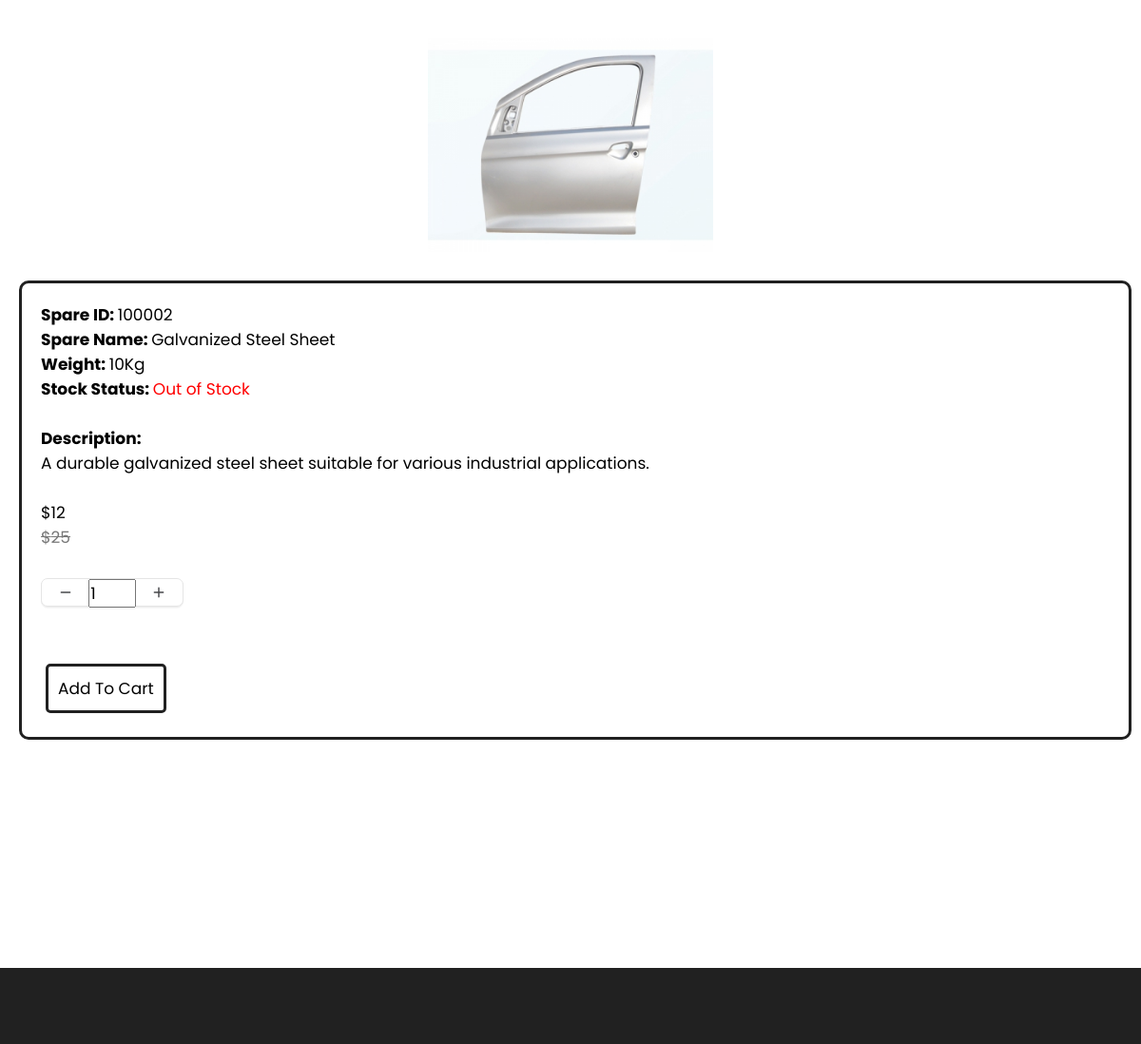
Screenshot of /dealer/product_Detail.php?sparePartNum=100002 with the database file from the repository.
### tables this page shows
CREATE TABLE IF NOT EXISTS `sparepart` (
  `sparePartNum` mediumint NOT NULL,
  `sparePartName` varchar(50) NOT NULL,
  `sparePartDescription` varchar(255) NOT NULL,
  `stockItemQty` smallint NOT NULL,
  `weight` float NOT NULL,
  `price` float NOT NULL,
  `discountPrice` float DEFAULT NULL,
  `sparePartImage` varchar(150) DEFAULT NULL,
  PRIMARY KEY (`sparePartNum`)
);

### dealer/product_Detail.php (the view, shortened to what this page needs)
<?php
require_once('../db/connet.php');
?>
<!DOCTYPE html>
<html lang="en">
<head>
    <link rel="stylesheet" href="./assets/css/style-prefix.css" />
    <link rel="stylesheet" href="assets\css\style-productDetail.css" />
</head>
<body>
    <main>
        <div class="productDetail-container">
            <?php
      $sparePartNum = $_GET["sparePartNum"];
      $sql = "SELECT * FROM sparePart WHERE sparePartNum = " . $sparePartNum;
      $result = $conn->query($sql);
      if ($result->num_rows > 0) {
        $row = $result->fetch_assoc();
        echo '<div class="container">
          <div class="product-box">
            <div class="product">
              <a href="#" class="product-img-box">
                <img
                  src="' . $row["sparePartImage"] . '"
                  alt="product-img-box"
                  width="300"
                  class="product-img"
                />
              </a>';
                  if ($row["stockItemQty"] >= 100) {
                    $stockItemStatus = "In Stock";
                    echo '<style>#stockItemStatus{color:green;}
                      </style>';
                  } else {
                    $stockItemStatus = "Out of Stock";
                  };
                  echo '
                    <div class="product-content">
                    <label id="bold" >Spare ID:  </label><span class="product-title" id="sparePartNum">' . $row["sparePartNum"] . '</span><br>
                    <label id="bold" >Spare Name:  </label><span class="product-title" id="sparePartName">' . $row["sparePartName"] . '</span><br>
                    <label id="bold" >Weight:  </label><span class="product-title" id="weight">' . $row["weight"] . 'Kg </span><br>
                    <label id="bold" >Stock Status:  </label><span class="product-title" id="stockItemStatus">' . $stockItemStatus . '</span><br>
                    <br>
                    <label id="bold" >Description:</label>
                    <p class="product-description">
                      ' . $row["sparePartDescription"] . '
                    <br><br><div class="price-box">';
                  if ($row["discountPrice"] == null) {
                    $price = $row["price"];
                    echo '<div class="price-box">
                                  <p class="price" id="price">$' . $price . '</p>';
                  } else {
                    $price = $row["discountPrice"];
                    $delPrice = $row["price"];
                    echo '<div class="price-box" >
                                  <p class="price" id="price">$' . $price . '</p>
                                  <del>$' . $delPrice . '</del>';
                  }
                  echo '</div>
                  <div class="quantity">
                    <button onclick="quantityDecrement()">
                      <svg fill="none" viewBox="0 0 24 24" height="14" width="14" xmlns="http://www.w3.org/2000/svg">
                        <path stroke-linejoin="round" stroke-linecap="round" stroke-width="2.5" stroke="#47484b" d="M20 12L4 12"></path>
                      </svg>
                    </button>
                    <input id="quantityNumber"  type="number" value="1" min="0"/>
                    <button onclick="quantityIncrement()">
                      <svg fill="none" viewBox="0 0 24 24" height="14" width="14" xmlns="http://www.w3.org/2000/svg">
                        <path stroke-linejoin="round" stroke-linecap="round" stroke-width="2.5" stroke="#47484b" d="M12 4V20M20 12H4"></path>
                      </svg>
                    </button>
                  </div>
                <button class="product-content-button" onclick="addToCart()">Add To Cart</button>
              </div>
            </div>
          </div>
        </div>';
}
?>
        </div>
    </main>
    <footer>
    </footer>
</body>
</html>

### dealer/assets/css/style-prefix.css (style rules this page uses)
:root { --spanish-gray: hsl(0, 0%, 60%); --sonic-silver: hsl(0, 0%, 47%); --eerie-black: hsl(0, 0%, 13%); --salmon-pink: hsl(353, 100%, 78%); --sandy-brown: hsl(29, 90%, 65%); --bittersweet: hsl(0, 100%, 70%); --ocean-green: hsl(152, 51%, 52%); --davys-gray: hsl(0, 0%, 33%); --cultured: hsl(0, 0%, 93%); --white: hsl(0, 100%, 100%); --onyx: hsl(0, 0%, 27%); --fs-1: 1.563rem; --fs-2: 1.375rem; --fs-3: 1.25rem; --fs-4: 1.125rem; --fs-5: 1rem; --fs-6: 0.938rem; --fs-7: 0.875rem; --fs-8: 0.813rem; --fs-9: 0.75rem; --fs-10: 0.688rem; --fs-11: 0.625rem; --weight-300: 300; --weight-400: 400; --weight-500: 500; --weight-600: 600; --weight-700: 700; --border-radius-md: 10px; --border-radius-sm: 5px; --transition-timing: 0.2s ease; }
*, *::before, *::after { user-select: none; margin: 0; padding: 0; box-sizing: border-box; }
a { text-decoration: none; }
a:link { color: var(--onyx); }
button { background: none; font: inherit; border: none; cursor: pointer; }
img, ion-icon, button, a { display: block; }
span { display: inline-block; }
html { font-family: "Poppins", sans-serif; -ms-scroll-chaining: none; overscroll-behavior: contain; }
input { display: block; width: 100%; font: inherit; }
input::placeholder { font: inherit; }
body { background: var(--white); }
footer { background: var(--eerie-black); padding: 30px 0; }
@media (min-width: 480px) { :root { --fs-1: 1.875rem; } }
@media (min-width: 768px) { :root { --fs-1: 2.375rem; } }
@media (min-width: 768px) { html { font-size: 17px; } }
@media (min-width: 768px) { .container { max-width: 750px; margin: auto; } }
@media (min-width: 1024px) { :root { --fs-1: 2.625rem; --fs-2: 1.125rem; } }
@media (min-width: 1024px) { .container { max-width: 980px; } }
@media (min-width: 1024px) { .product-box { min-width: -webkit-calc(75% - 15px); min-width: calc(75% - 15px); } }
@media (min-width: 1200px) { .container { max-width: 1200px; } }
@media (min-width: 1200px) { footer { padding-top: 50px; } }

### dealer/assets/css/style-productDetail.css (style rules this page uses)
.quantity { width: 150px; height: 30px; display: grid; grid-template-columns: 1fr 1fr 1fr; margin-top: 30px; margin-bottom: 30px; background-color: #ffffff; border: 1px solid #e5e5e5; border-radius: 7px; filter: drop-shadow(0px 1px 0px #efefef) drop-shadow(0px 1px 0.5px rgba(239, 239, 239, 0.5)); }
#bold { font-weight: bold; }
.quantity button { width: 33%; height: 30px; display: flex; align-items: center; justify-content: center; border: 0; outline: none; background-color: transparent; padding-bottom: 2px; margin: auto; }
del { color: var(--sonic-silver); }

### dealer/product_Detail.php (style rules this page uses)
#stockItemStatus { color:red; }

### rows the page displays
sparepart: sparePartImage (picture), sparePartNum "100002", sparePartName "Galvanized Steel Sheet", weight "10", stockItemQty "Out of Stock", sparePartDescription "A durable galvanized steel sheet suitable for various industrial applications.", discountPrice "12", price "25"
